Frame 1 (no input): blank canvas, image omitted
Frame 60 (no input): blank canvas, image omitted
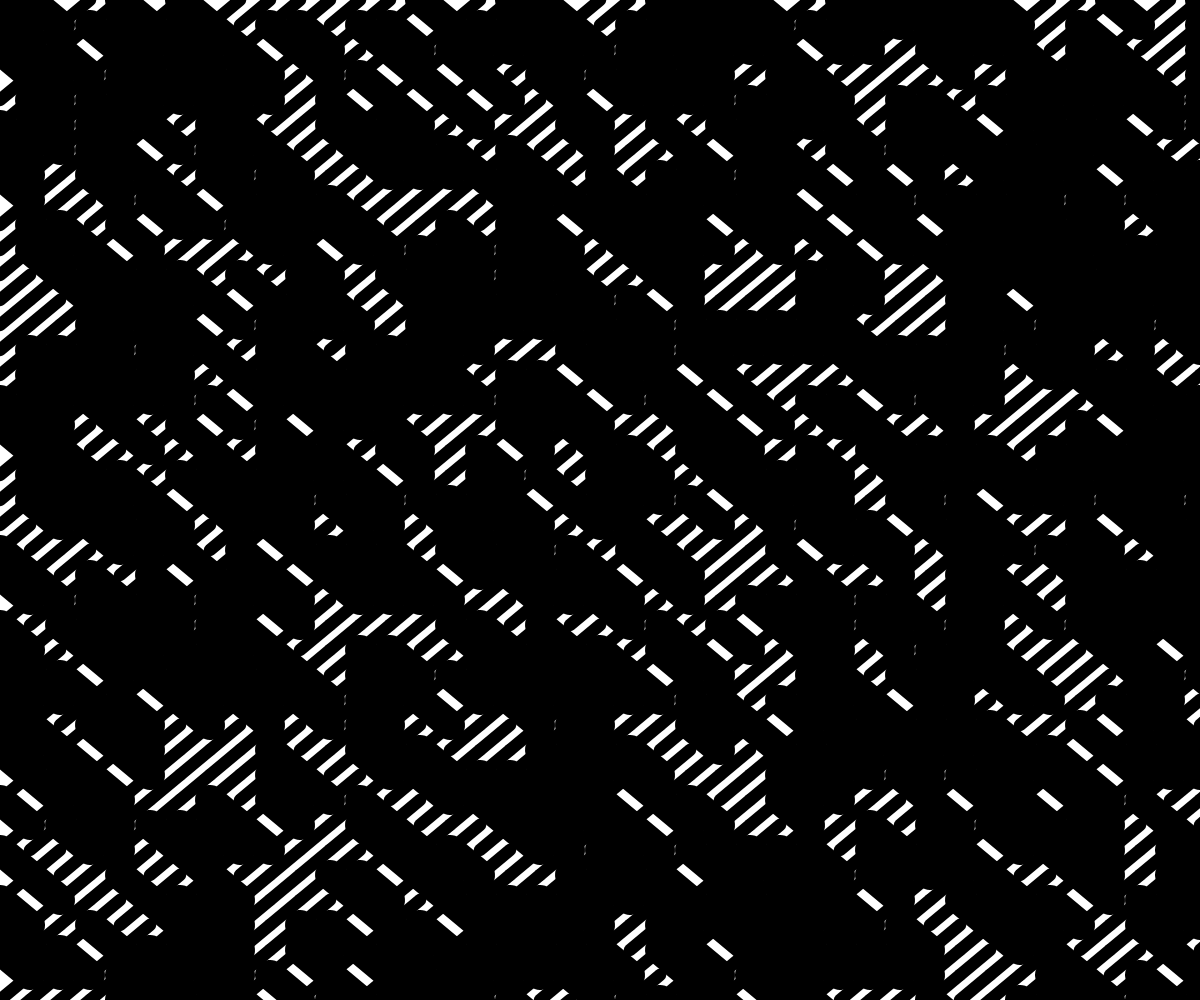
Frame 120 (the mouse pressed at the canvas centre since frame 60)

The p5.js sketch whose frames 1 and 60 were blank and that drew this single picture after the mouse press (run headless with seeded random() and noise() and a simulated clock; from frame 60 on, the mouse is pressed at the canvas centre):

// p5.js sketch
// ── sketch.js

var tileCount = 40;
var actRandomSeed = 0;
var actStrokeCap;

function setup() {
  canvas = createCanvas(windowWidth, windowHeight);
  canvas.position(0, 0);
  //canvas.style('z-index', '-1');
  actStrokeCap = ROUND;
}

function draw() {

  clear();
  strokeCap(actStrokeCap);

  randomSeed(actRandomSeed);

  for (var gridY = 0; gridY <= tileCount; gridY++) {
    for (var gridX = 0; gridX <= tileCount; gridX++) {

      var posX = width / tileCount * gridX;
      var posY = height / tileCount * gridY;

      var toggle = int(random(0, 2));

      if (toggle == 0) {
        strokeWeight(mouseX / 20);
        line(posX, posY, posX + width / tileCount, posY + height / tileCount);
      }

      if (toggle == 1) {
        strokeWeight(mouseY / 40);
        line(posX, posY + height / tileCount, posX + width / tileCount, posY);
      }

      /* if (toggle == 2){
        line(posX + width /tileCount / 2, posY + height / tileCount / 2, posX, posY);
        line(posX + width /tileCount / 2, posY + height / tileCount / 2, posX, posY + height /tileCount);
        line(posX + width /tileCount / 2, posY + height / tileCount / 2, posX + width / tileCount, posY);
        line(posX + width /tileCount / 2, posY + height / tileCount / 2, posX + width / tileCount, posY + height / tileCount);
      }*/


    }
  }
}

// ── index_2.html
<!DOCTYPE html>
<html>
<html lang="en">
<head>
  <meta charset="utf-8">

  <title>A Website</title>

  <meta name="author" content="Lee Tusman">
  <meta name="description" content="A Website and Art Project" />

  <link href="https://fonts.googleapis.com/css?family=Open+Sans" rel="stylesheet">
  <link rel="stylesheet" href="css/normalize.css" type="text/css" />
  <link rel="stylesheet" href="css/sakura.css" type="text/css" />
  <link rel="stylesheet" href="css/style.css" type="text/css" />

  <script src="../../libraries/p5.min.js"></script>
  <script src="../../libraries/p5.dom.min.js"></script>

  <script src="sketch.js"></script>

</head>

<body>

</body>


</html>
